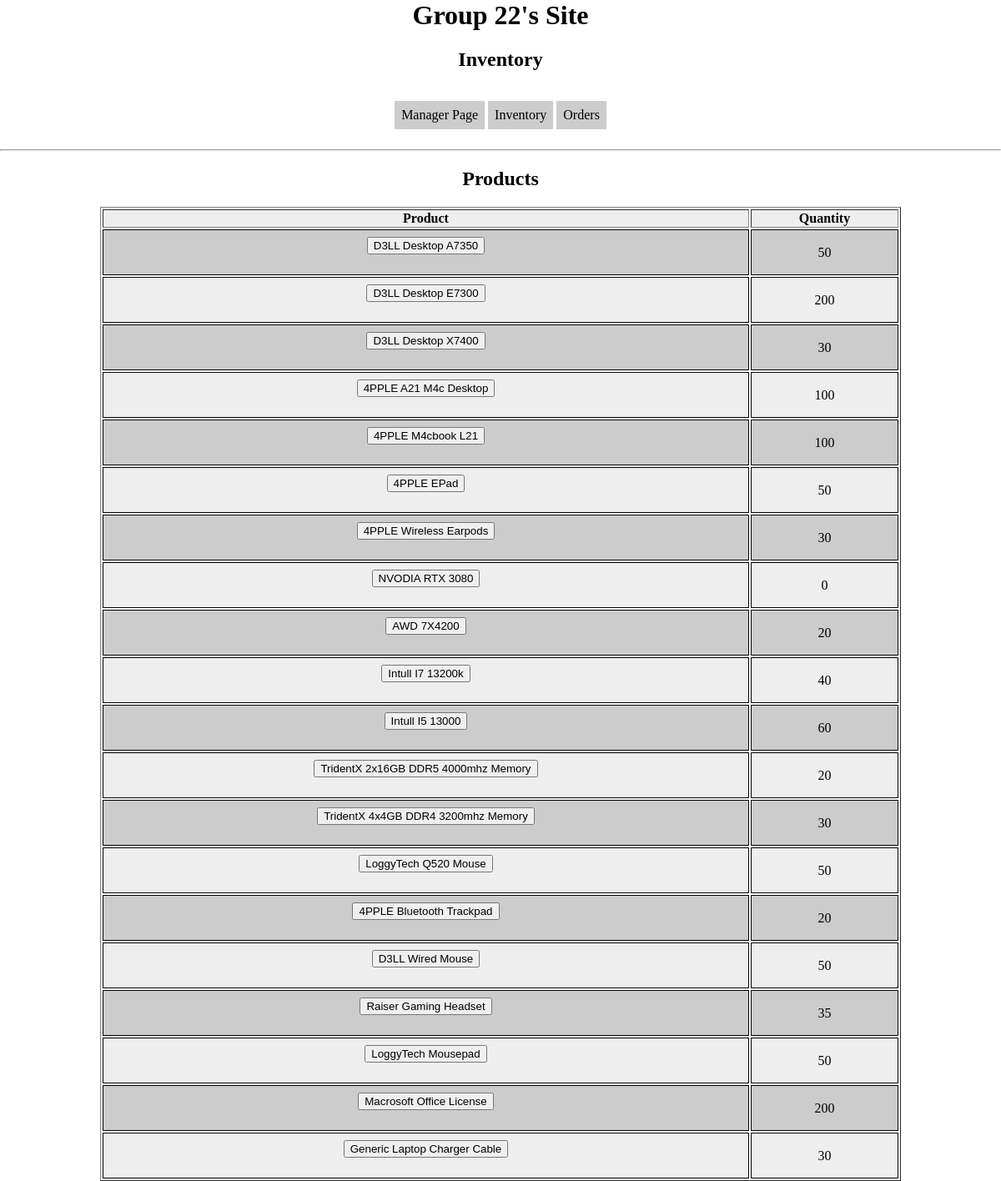
The page /inventory.php on the database its author committed.
### tables this page shows
CREATE TABLE PRODUCT (
    PID INT PRIMARY KEY AUTO_INCREMENT,
    NAME VARCHAR(40) NOT NULL,
    WEIGHT INT NOT NULL DEFAULT 0,
    PRICE DECIMAL(6,2) NOT NULL DEFAULT 0,
    RATING DECIMAL(2,1) DEFAULT 0,
    QTY INT NOT NULL DEFAULT 0,
    DESCRIPT VARCHAR(255) NOT NULL,
    IMG VARCHAR(255)
);

### inventory.php (the view, shortened to what this page needs)
<html>
    <head>
        <link rel="stylesheet" type="text/css" href="style.css">
    </head>
<body>
    <h1>Group 22's Site</h1>
    <h2>Inventory</h2>
    <nav>
        <ul>
            <li><a href="mandir.php">Manager Page</a></li>
            <li><a href="inventory.php">Inventory</a></li>
            <li><a href="orders.php">Orders</a></li>
        </ul>
    </nav>
    <hr>
    <h2>Products</h2>
    <?php
    include 'password.php';
    try {
        $pdo = new PDO($dbname, $user, $pass);
        $res = $pdo->query("SELECT NAME, QTY FROM PRODUCT");
        echo "<table border=1>";
        echo "<tr><th>Product</th><th>Quantity</th></tr>";
        while($fet = $res->fetch(PDO::FETCH_ASSOC)){
            echo"<tr>";
            $name = $fet["NAME"];
            $qty = $fet["QTY"];
            echo "
            <td>
                <form action=\"prodinfo.php\" method = POST>
                    <input type=\"submit\" name=\"name\" value=\"$name\"/>
                </form>
            </td>
            <td>
                $qty
            </td>";
            echo "</tr>";
        }
        echo "</table>";
        echo "</pre></body></html>";
    }
    catch(PDOexception $e) {
        echo "Connection to database failed: " . $e->getMessage();
    }
    ?>
</body>
</html>

### style.css (style rules this page uses)
body { margin: 0 auto; width: 100%; text-align: center; }
nav { margin: 0 auto; width: 100%; text-align: center; display: inline-block; }
nav ul { list-style-type: none; padding: 0; }
nav li { display: inline-block; padding: 0; }
nav a { display: block; padding: 0.5em; text-decoration: none; color: #000; background-color: #ccc; }
table { margin: 0 auto; width: 80%; text-align: center; }
td { padding: 0.5em; border: 1px solid #000; text-align: center; }
tr:nth-child(even) { background-color: #ccc; }
tr:nth-child(odd) { background-color: #eee; }

### rows shown on the page
product: name "D3LL Desktop A7350", QTY "50"
product: name "D3LL Desktop E7300", QTY "200"
product: name "D3LL Desktop X7400", QTY "30"
product: name "4PPLE A21 M4c Desktop", QTY "100"
product: name "4PPLE M4cbook L21", QTY "100"
product: name "4PPLE EPad", QTY "50"
product: name "4PPLE Wireless Earpods", QTY "30"
product: name "NVODIA RTX 3080", QTY "0"
product: name "AWD 7X4200", QTY "20"
product: name "Intull I7 13200k", QTY "40"
product: name "Intull I5 13000", QTY "60"
product: name "TridentX 2x16GB DDR5 4000mhz Memory", QTY "20"
product: name "TridentX 4x4GB DDR4 3200mhz Memory", QTY "30"
product: name "LoggyTech Q520 Mouse", QTY "50"
product: name "4PPLE Bluetooth Trackpad", QTY "20"
product: name "D3LL Wired Mouse", QTY "50"
product: name "Raiser Gaming Headset", QTY "35"
product: name "LoggyTech Mousepad", QTY "50"
product: name "Macrosoft Office License", QTY "200"
product: name "Generic Laptop Charger Cable", QTY "30"
